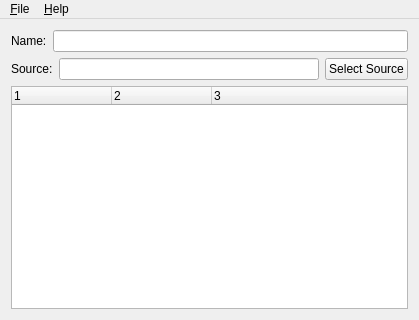
<?xml version="1.0" encoding="UTF-8"?>
<ui version="4.0">
 <class>MainWindow</class>
 <widget class="QMainWindow" name="MainWindow">
  <property name="geometry">
   <rect>
    <x>0</x>
    <y>0</y>
    <width>419</width>
    <height>320</height>
   </rect>
  </property>
  <property name="windowTitle">
   <string>MainWindow</string>
  </property>
  <widget class="QWidget" name="centralWidget">
   <layout class="QVBoxLayout" name="verticalLayout">
    <item>
     <layout class="QHBoxLayout" name="horizontalLayout">
      <item>
       <widget class="QLabel" name="label">
        <property name="text">
         <string>Name:</string>
        </property>
       </widget>
      </item>
      <item>
       <widget class="QLineEdit" name="name"/>
      </item>
     </layout>
    </item>
    <item>
     <layout class="QHBoxLayout" name="horizontalLayout_2">
      <item>
       <widget class="QLabel" name="label_2">
        <property name="text">
         <string>Source:</string>
        </property>
       </widget>
      </item>
      <item>
       <widget class="QLineEdit" name="source">
        <property name="readOnly">
         <bool>true</bool>
        </property>
       </widget>
      </item>
      <item>
       <widget class="QPushButton" name="selectSource">
        <property name="text">
         <string>Select Source</string>
        </property>
       </widget>
      </item>
     </layout>
    </item>
    <item>
     <widget class="QTreeWidget" name="tree">
      <property name="columnCount">
       <number>3</number>
      </property>
      <column>
       <property name="text">
        <string notr="true">1</string>
       </property>
      </column>
      <column>
       <property name="text">
        <string notr="true">2</string>
       </property>
      </column>
      <column>
       <property name="text">
        <string notr="true">3</string>
       </property>
      </column>
     </widget>
    </item>
   </layout>
  </widget>
  <widget class="QMenuBar" name="menuBar">
   <property name="geometry">
    <rect>
     <x>0</x>
     <y>0</y>
     <width>419</width>
     <height>23</height>
    </rect>
   </property>
   <widget class="QMenu" name="menu_File">
    <property name="title">
     <string>&amp;File</string>
    </property>
    <addaction name="actionNew"/>
    <addaction name="actionExport"/>
    <addaction name="separator"/>
    <addaction name="actionExit"/>
   </widget>
   <widget class="QMenu" name="menu_Help">
    <property name="title">
     <string>&amp;Help</string>
    </property>
    <addaction name="actionAbout"/>
   </widget>
   <addaction name="menu_File"/>
   <addaction name="menu_Help"/>
  </widget>
  <action name="actionNew">
   <property name="text">
    <string>&amp;New</string>
   </property>
   <property name="shortcut">
    <string>Ctrl+N</string>
   </property>
   <property name="shortcutVisibleInContextMenu">
    <bool>true</bool>
   </property>
  </action>
  <action name="actionOpen">
   <property name="text">
    <string>&amp;Open...</string>
   </property>
   <property name="shortcut">
    <string>Ctrl+O</string>
   </property>
   <property name="shortcutVisibleInContextMenu">
    <bool>true</bool>
   </property>
  </action>
  <action name="actionExport">
   <property name="text">
    <string>&amp;Export...</string>
   </property>
   <property name="shortcut">
    <string>Ctrl+S</string>
   </property>
   <property name="shortcutVisibleInContextMenu">
    <bool>true</bool>
   </property>
  </action>
  <action name="actionSaveAs">
   <property name="text">
    <string>Save &amp;as...</string>
   </property>
   <property name="shortcutVisibleInContextMenu">
    <bool>true</bool>
   </property>
  </action>
  <action name="action">
   <property name="text">
    <string>-</string>
   </property>
  </action>
  <action name="actionExit">
   <property name="text">
    <string>E&amp;xit</string>
   </property>
   <property name="shortcut">
    <string>Ctrl+W</string>
   </property>
   <property name="shortcutVisibleInContextMenu">
    <bool>true</bool>
   </property>
  </action>
  <action name="actionAbout">
   <property name="text">
    <string>&amp;About...</string>
   </property>
   <property name="shortcut">
    <string>F1</string>
   </property>
  </action>
 </widget>
 <layoutdefault spacing="6" margin="11"/>
 <resources/>
 <connections/>
</ui>
